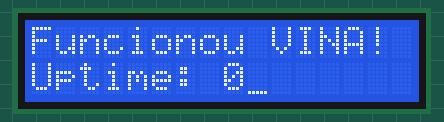
The sketch below on a simulated ESP8266 (NodeMCU). Parts: 16×2 character LCD. What the sketch prints to the serial monitor is not drawn.

Above: at 0.1 s.
At 1.1 s:
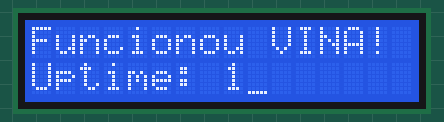
At 2.1 s:
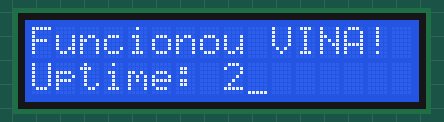
At 3.1 s:
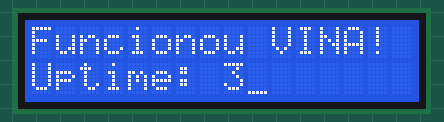

The sketch:

LCD_BASIC.ino
```cpp
#include <LiquidCrystal.h>
LiquidCrystal lcd(D0, D1, D5, D4, D3, D2);
void setup() {
lcd.begin(16, 2);
lcd.print("Funcionou VINA!");
lcd.cursor();
Serial.begin(115200);
}

void loop() {
  // set the cursor to column 0, line 1
  // (note: line 1 is the second row, since counting begins with 0):
  lcd.setCursor(0, 1);
  String dis = "Uptime: " ;
  dis = dis + millis()/1000 ;
  // print the number of seconds since reset:
  Serial.println(dis);
  lcd.print(dis);
}
```

Measured:
- what the display in image 1 shows lasts 1.0 s, from 1.0 s to 2.0 s
